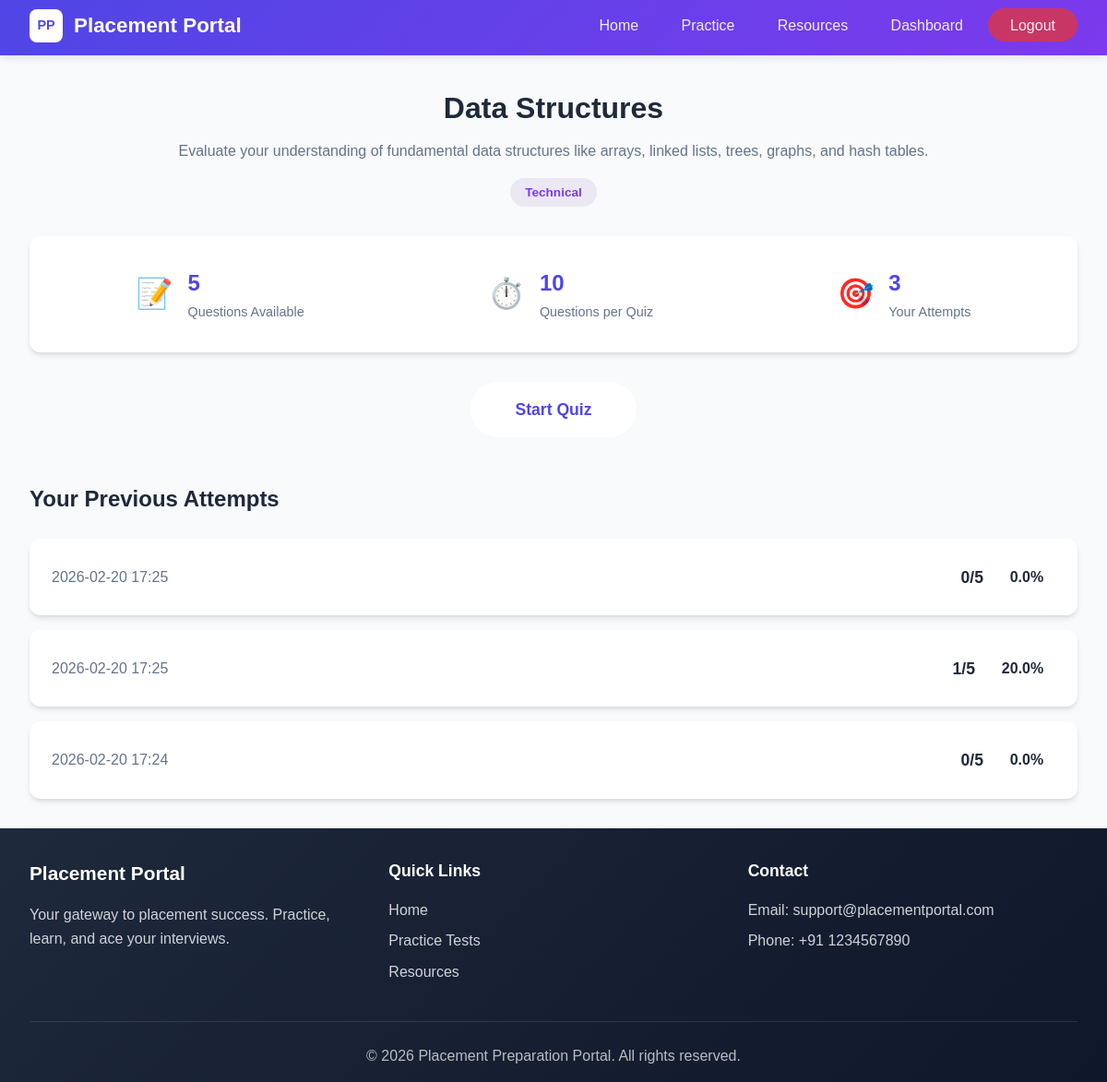
Page /quiz/category/5 (signed in) on the committed database.
### app/models.py (models this page shows, shortened)
class Category(db.Model):
    __tablename__ = 'categories'
    id = db.Column(db.Integer, primary_key=True)
    name = db.Column(db.String(100), nullable=False)
    type = db.Column(db.String(50))  # 'aptitude' or 'technical'
    description = db.Column(db.Text)
    questions = db.relationship('Question', backref='category', lazy='dynamic',
                               cascade='all, delete-orphan')
    quiz_results = db.relationship('QuizResult', backref='category', lazy='dynamic')

class QuizResult(db.Model):
    __tablename__ = 'quiz_results'
    id = db.Column(db.Integer, primary_key=True)
    user_id = db.Column(db.Integer, db.ForeignKey('users.id'), nullable=False)
    category_id = db.Column(db.Integer, db.ForeignKey('categories.id'), nullable=False)
    score = db.Column(db.Integer)
    total_questions = db.Column(db.Integer)
    percentage = db.Column(db.Float)
    taken_at = db.Column(db.DateTime, default=datetime.utcnow)

### app/quiz/routes.py (the view)
@quiz.route('/category/<int:category_id>')
@login_required
def view_category(category_id):
    category = Category.query.get_or_404(category_id)
    questions_count = Question.query.filter_by(category_id=category_id).count()
    previous_attempts = QuizResult.query.filter_by(
        user_id=current_user.id,
        category_id=category_id
    ).order_by(QuizResult.taken_at.desc()).all()
    return render_template('quiz/category.html',
                           category=category,
                           questions_count=questions_count,
                           previous_attempts=previous_attempts)

### app/__init__.py (called while the page is built)
@login_manager.user_loader
def load_user(user_id):
    from app.models import User
    return User.query.get(int(user_id))

### app/templates/quiz/category.html (shortened to what this page needs)
{% extends "base.html" %}
{% block content %}
<div class="container">
    <div class="category-header">
        <h1>{{ category.name }}</h1>
        <p class="category-description">{{ category.description }}</p>
        <span class="category-badge {{ category.type }}">{{ category.type|title }}</span>
    </div>
    <div class="quiz-info-card">
        <div class="info-item">
            <span class="info-icon">📝</span>
            <div class="info-details">
                <h3>{{ questions_count }}</h3>
                <p>Questions Available</p>
            </div>
        </div>
        <div class="info-item">
            <span class="info-icon">⏱️</span>
            <div class="info-details">
                <h3>10</h3>
                <p>Questions per Quiz</p>
            </div>
        </div>
        <div class="info-item">
            <span class="info-icon">🎯</span>
            <div class="info-details">
                <h3>{{ previous_attempts|length }}</h3>
                <p>Your Attempts</p>
            </div>
        </div>
    </div>
    <div class="action-section">
        <a href="{{ url_for('quiz.start_quiz', category_id=category.id) }}" class="btn btn-primary btn-large">
            Start Quiz
        </a>
    </div>
    {% if previous_attempts %}
    <div class="previous-attempts">
        <h2>Your Previous Attempts</h2>
        <div class="attempts-list">
            {% for attempt in previous_attempts %}
            <div class="attempt-card">
                <div class="attempt-date">{{ attempt.taken_at.strftime('%Y-%m-%d %H:%M') }}</div>
                <div class="attempt-score">
                    <span class="score">{{ attempt.score }}/{{ attempt.total_questions }}</span>
                    <span class="percentage">{{ attempt.percentage|round(1) }}%</span>
                </div>
            </div>
            {% endfor %}
        </div>
    </div>
    {% endif %}
</div>
{% endblock %}

### app/static/css/style.css (style rules this page uses)
:root { --primary-gradient: linear-gradient(135deg, #4f46e5 0%, #7c3aed 100%); --secondary-gradient: linear-gradient(135deg, #0d9488 0%, #14b8a6 100%); --accent-gradient: linear-gradient(135deg, #ec4899 0%, #f43f5e 100%); --dark-gradient: linear-gradient(135deg, #1e293b 0%, #0f172a 100%); --primary-color: #4f46e5; --secondary-color: #7c3aed; --accent-color: #14b8a6; --success-color: #22c55e; --danger-color: #ef4444; --warning-color: #f59e0b; --info-color: #0ea5e9; --text-dark: #1e293b; --text-light: #64748b; --white: #ffffff; --light-bg: #f8fafc; --card-shadow: 0 4px 6px -1px rgba(0, 0, 0, 0.1), 0 2px 4px -1px rgba(0, 0, 0, 0.06); --hover-shadow: 0 10px 15px -3px rgba(0, 0, 0, 0.1), 0 4px 6px -2px rgba(0, 0, 0, 0.05); --border-radius: 12px; --transition: all 0.2s ease; }
* { margin: 0; padding: 0; box-sizing: border-box; }
html { scroll-behavior: smooth; }
body { font-family: 'Poppins', sans-serif; background: var(--light-bg); color: var(--text-dark); line-height: 1.6; min-height: 100vh; }
.form-container, .container { padding-top: 2rem; padding-bottom: 2rem; }
.container { max-width: 1200px; margin: 0 auto; padding: 2rem; }
.btn { display: inline-block; padding: 0.8rem 2rem; border-radius: 50px; text-decoration: none; font-weight: 600; transition: var(--transition); cursor: pointer; border: none; font-size: 1rem; text-align: center; }
.btn-primary { background: var(--white); color: var(--primary-color); }
.quiz-info-card { background: var(--white); border-radius: var(--border-radius); box-shadow: var(--card-shadow); padding: 2rem; display: flex; justify-content: space-around; flex-wrap: wrap; gap: 2rem; margin-bottom: 2rem; }
.info-item { display: flex; align-items: center; gap: 1rem; }
.info-icon { font-size: 2rem; }
.info-details h3 { font-size: 1.5rem; color: var(--primary-color); }
.info-details p { color: var(--text-light); font-size: 0.9rem; }
.action-section { text-align: center; margin: 2rem 0; }
.btn-large { padding: 1rem 3rem; font-size: 1.1rem; }
.previous-attempts { margin-top: 3rem; }
.previous-attempts h2 { font-size: 1.5rem; margin-bottom: 1.5rem; }
.attempts-list { display: flex; flex-direction: column; gap: 1rem; }
.attempt-card { background: var(--white); border-radius: var(--border-radius); box-shadow: var(--card-shadow); padding: 1.5rem; display: flex; justify-content: space-between; align-items: center; }
.attempt-date { color: var(--text-light); }
.attempt-score { display: flex; gap: 1rem; align-items: center; }
.attempt-score .score { font-weight: 600; font-size: 1.1rem; }
.attempt-score .percentage { padding: 0.3rem 0.8rem; border-radius: 20px; font-weight: 600; }
.category-badge { display: inline-block; padding: 0.3rem 1rem; border-radius: 20px; font-size: 0.85rem; font-weight: 600; text-transform: capitalize; }
.category-badge.technical { background: rgba(118, 75, 162, 0.1); color: var(--secondary-color); }
.category-header { text-align: center; margin-bottom: 2rem; }
.category-header h1 { font-size: 2rem; margin-bottom: 0.5rem; }
.category-description { color: var(--text-light); margin-bottom: 1rem; }

### rows in the picture
Category: name "Data Structures", description "Evaluate your understanding of fundamental data structures like arrays, linked lists, trees, graphs, and hash tables.", type "Technical"
QuizResult: taken_at "2026-02-20 17:25", score "0", total_questions "5", percentage "0.0"
QuizResult: taken_at "2026-02-20 17:25", score "1", total_questions "5", percentage "20.0"
QuizResult: taken_at "2026-02-20 17:24", score "0", total_questions "5", percentage "0.0"

### other values in the picture
{{ questions_count }} "5"
{{ previous_attempts|length }} "3"
